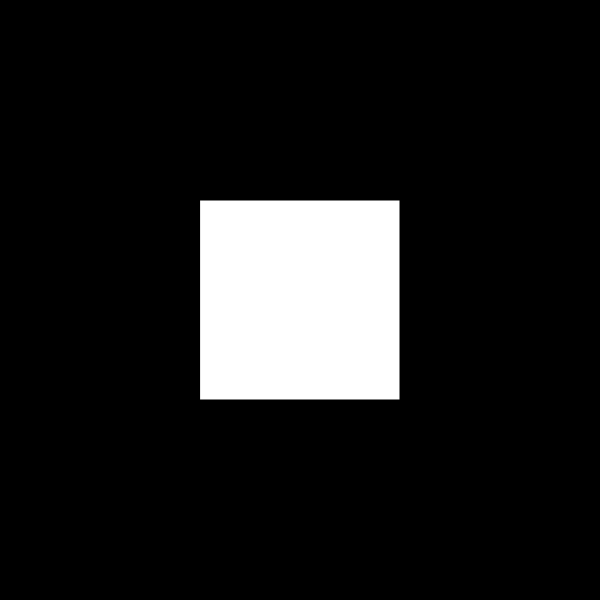
Frame 1 (no input)
Frame 60 (no input): identical to frame 1, image omitted
Frame 120 (the mouse pressed at the canvas centre since frame 60): identical to frame 1, image omitted

The p5.js sketch that drew this single still picture (run headless with seeded random() and noise() and a simulated clock; from frame 60 on, the mouse is pressed at the canvas centre):

// p5.js sketch
// ── sketch.js
function setup() {
  createCanvas(600, 600); 
  rectMode(CENTER);
}

function draw() {
  background(0);
  if (mouseX > width/2) {
    ellipse(width/2, height/2, 200, 200);
  } else {
    rect(width/2, height/2, 200, 200);
  }
}
